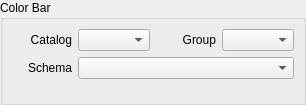
<?xml version="1.0" encoding="UTF-8"?>
<ui version="4.0">
 <class>ColorCatalogWidgetForm</class>
 <widget class="QWidget" name="ColorCatalogWidgetForm">
  <property name="geometry">
   <rect>
    <x>0</x>
    <y>0</y>
    <width>306</width>
    <height>105</height>
   </rect>
  </property>
  <property name="windowTitle">
   <string>Form</string>
  </property>
  <layout class="QGridLayout" name="gridLayout_7">
   <property name="margin">
    <number>0</number>
   </property>
   <item row="0" column="0">
    <widget class="QGroupBox" name="groupBox">
     <property name="title">
      <string>Color Bar</string>
     </property>
     <property name="flat">
      <bool>true</bool>
     </property>
     <layout class="QGridLayout" name="gridLayout_8">
      <item row="0" column="0">
       <layout class="QGridLayout" name="gridLayout_6">
        <item row="0" column="0">
         <layout class="QGridLayout" name="gridLayout_5">
          <item row="0" column="0">
           <layout class="QGridLayout" name="gridLayout_4">
            <item row="0" column="0">
             <layout class="QGridLayout" name="gridLayout">
              <item row="0" column="0">
               <widget class="QLabel" name="label">
                <property name="minimumSize">
                 <size>
                  <width>60</width>
                  <height>0</height>
                 </size>
                </property>
                <property name="text">
                 <string>Catalog</string>
                </property>
                <property name="alignment">
                 <set>Qt::AlignRight|Qt::AlignTrailing|Qt::AlignVCenter</set>
                </property>
               </widget>
              </item>
              <item row="0" column="1">
               <widget class="QComboBox" name="m_catalogComboBox">
                <property name="sizePolicy">
                 <sizepolicy hsizetype="MinimumExpanding" vsizetype="Fixed">
                  <horstretch>0</horstretch>
                  <verstretch>0</verstretch>
                 </sizepolicy>
                </property>
               </widget>
              </item>
             </layout>
            </item>
            <item row="0" column="1">
             <layout class="QGridLayout" name="gridLayout_2">
              <item row="0" column="0">
               <widget class="QLabel" name="label_2">
                <property name="minimumSize">
                 <size>
                  <width>60</width>
                  <height>0</height>
                 </size>
                </property>
                <property name="text">
                 <string>Group</string>
                </property>
                <property name="alignment">
                 <set>Qt::AlignRight|Qt::AlignTrailing|Qt::AlignVCenter</set>
                </property>
               </widget>
              </item>
              <item row="0" column="1">
               <widget class="QComboBox" name="m_groupComboBox">
                <property name="sizePolicy">
                 <sizepolicy hsizetype="MinimumExpanding" vsizetype="Fixed">
                  <horstretch>0</horstretch>
                  <verstretch>0</verstretch>
                 </sizepolicy>
                </property>
               </widget>
              </item>
             </layout>
            </item>
           </layout>
          </item>
          <item row="1" column="0">
           <layout class="QGridLayout" name="gridLayout_3">
            <item row="0" column="0">
             <widget class="QLabel" name="label_3">
              <property name="minimumSize">
               <size>
                <width>60</width>
                <height>0</height>
               </size>
              </property>
              <property name="text">
               <string>Schema</string>
              </property>
              <property name="alignment">
               <set>Qt::AlignRight|Qt::AlignTrailing|Qt::AlignVCenter</set>
              </property>
             </widget>
            </item>
            <item row="0" column="1">
             <widget class="QComboBox" name="m_schemaComboBox">
              <property name="sizePolicy">
               <sizepolicy hsizetype="MinimumExpanding" vsizetype="Fixed">
                <horstretch>0</horstretch>
                <verstretch>0</verstretch>
               </sizepolicy>
              </property>
             </widget>
            </item>
           </layout>
          </item>
         </layout>
        </item>
        <item row="1" column="0">
         <widget class="QWidget" name="m_widget" native="true"/>
        </item>
       </layout>
      </item>
     </layout>
    </widget>
   </item>
  </layout>
 </widget>
 <resources/>
 <connections/>
</ui>
